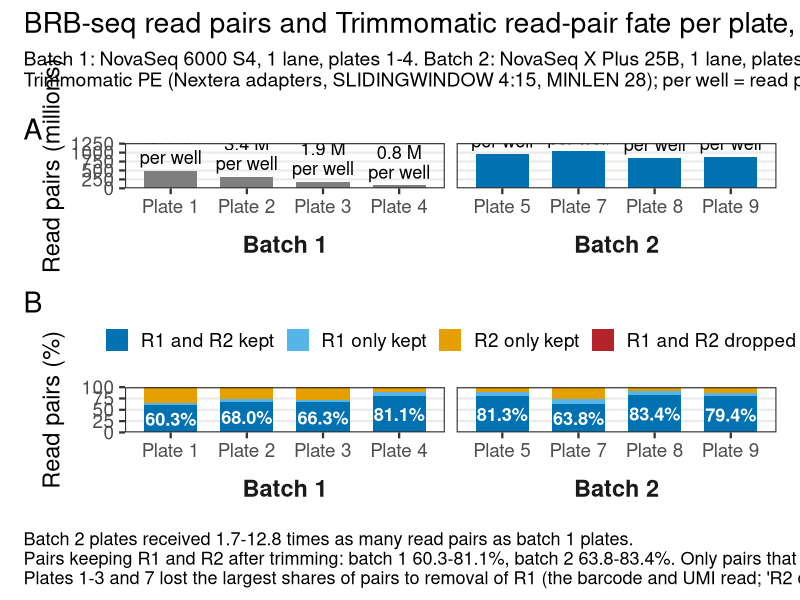

Source code (R):
#!/usr/bin/env Rscript
# ==============================================================================
# QC -- Sequencing depth and Trimmomatic read-pair fate per plate, batch 1 vs 2
#
# Input:  data/trim_stats_by_plate.csv, transcribed from the "Input Read Pairs /
#         Both Surviving / ..." line of each trimmed/pool_N_trim.log on Hazel.
#         Add a row when another plate finishes trimming and rerun.
# Output: output/QC/batch_trim_comparison.png
# ==============================================================================

suppressPackageStartupMessages({
  library(ggplot2)
  library(patchwork)
  library(scales)
})

d <- read.csv("data/trim_stats_by_plate.csv")
d$plate_lab <- factor(paste("Plate", d$plate), levels = paste("Plate", sort(d$plate)))
d$batch_lab <- factor(paste("Batch", d$batch))
batch_cols  <- c("Batch 1" = "#7F7F7F", "Batch 2" = "#0072B2")

# --- A: read pairs per plate ---------------------------------------------------
d$per_well <- d$input_pairs / 96
pA <- ggplot(d, aes(plate_lab, input_pairs / 1e6, fill = batch_lab)) +
  geom_col(width = 0.7) +
  geom_text(aes(label = sprintf("%.1f M\nper well", per_well / 1e6)),
            vjust = -0.2, size = 4.6, lineheight = 0.9) +
  facet_grid(. ~ batch_lab, scales = "free_x", space = "free_x", switch = "x") +
  scale_fill_manual(values = batch_cols, guide = "none") +
  scale_y_continuous(expand = expansion(mult = c(0, 0.22))) +
  labs(x = NULL, y = "Read pairs (millions)", tag = "A")

# --- B: read-pair fate after trimming ------------------------------------------
fate_levels <- c("R1 and R2 kept", "R1 only kept", "R2 only kept", "R1 and R2 dropped")
long <- rbind(
  data.frame(plate_lab = d$plate_lab, batch_lab = d$batch_lab, fate = "R1 and R2 kept", n = d$both_surviving),
  data.frame(plate_lab = d$plate_lab, batch_lab = d$batch_lab, fate = "R1 only kept",    n = d$forward_only),
  data.frame(plate_lab = d$plate_lab, batch_lab = d$batch_lab, fate = "R2 only kept",    n = d$reverse_only),
  data.frame(plate_lab = d$plate_lab, batch_lab = d$batch_lab, fate = "R1 and R2 dropped",    n = d$dropped))
long$fate <- factor(long$fate, levels = rev(fate_levels))
long$pct  <- 100 * long$n / d$input_pairs[match(long$plate_lab, d$plate_lab)]

pB <- ggplot(long, aes(plate_lab, pct, fill = fate)) +
  geom_col(width = 0.7) +
  geom_text(data = long[long$fate == "R1 and R2 kept", ],
            aes(y = pct / 2, label = sprintf("%.1f%%", pct)),
            colour = "white", size = 4.6, fontface = "bold") +
  scale_fill_manual(values = c("R1 and R2 kept" = "#0072B2", "R1 only kept" = "#56B4E9",
                               "R2 only kept" = "#E69F00", "R1 and R2 dropped" = "#B3252B"),
                    breaks = fate_levels, name = NULL) +
  facet_grid(. ~ batch_lab, scales = "free_x", space = "free_x", switch = "x") +
  scale_y_continuous(expand = c(0, 0), breaks = seq(0, 100, 25)) +
  labs(x = NULL, y = "Read pairs (%)", tag = "B")

theme_set(theme_bw(base_size = 17) +
          theme(panel.background = element_rect(fill = "#ffffff"),
                plot.background  = element_rect(fill = "#ffffff", colour = NA),
                panel.grid.major.x = element_blank(),
                panel.grid.minor   = element_blank(),
                legend.position = "top",
                plot.title.position = "plot",
                plot.caption.position = "plot",
                plot.caption = element_text(hjust = 0, size = 13),
                plot.subtitle = element_text(size = 14),
                strip.placement = "outside",
                strip.background = element_blank(),
                strip.text = element_text(size = 17, face = "bold")))

missing <- setdiff(c(1:5, 7:9), d$plate)
caption <- paste0(
  sprintf("Batch 2 plates received %.1f-%.1f times as many read pairs as batch 1 plates.\n",
          min(d$input_pairs[d$batch == 2]) / max(d$input_pairs[d$batch == 1]),
          max(d$input_pairs[d$batch == 2]) / min(d$input_pairs[d$batch == 1])),
  "Pairs keeping R1 and R2 after trimming: batch 1 ",
  sprintf("%.1f-%.1f%%", min(100 * d$both_surviving[d$batch == 1] / d$input_pairs[d$batch == 1]),
                         max(100 * d$both_surviving[d$batch == 1] / d$input_pairs[d$batch == 1])),
  ", batch 2 ",
  sprintf("%.1f-%.1f%%", min(100 * d$both_surviving[d$batch == 2] / d$input_pairs[d$batch == 2]),
                         max(100 * d$both_surviving[d$batch == 2] / d$input_pairs[d$batch == 2])),
  ". Only pairs that keep R1 and R2 enter STARsolo.\n",
  "Plates 1-3 and 7 lost the largest shares of pairs to removal of R1 (the barcode and UMI read; 'R2 only kept').",
  if (length(missing)) paste0("\nPlate ", paste(missing, collapse = ", "),
                              ": trimming not yet complete.") else "")

p <- (pA / pB) + plot_layout(guides = "keep") +
  plot_annotation(
    title    = "BRB-seq read pairs and Trimmomatic read-pair fate per plate, batches 1 and 2",
    subtitle = paste0("Batch 1: NovaSeq 6000 S4, 1 lane, plates 1-4. Batch 2: NovaSeq X Plus 25B, 1 lane, plates 5, 7, 8, 9.\n",
                      "Trimmomatic PE (Nextera adapters, SLIDINGWINDOW 4:15, MINLEN 28); per well = read pairs / 96."),
    caption  = caption)

dir.create("output/QC", showWarnings = FALSE, recursive = TRUE)
ggsave("output/QC/batch_trim_comparison.png", p, width = 18, height = 12, dpi = 200, bg = "#ffffff")
cat("Wrote output/QC/batch_trim_comparison.png\n")
